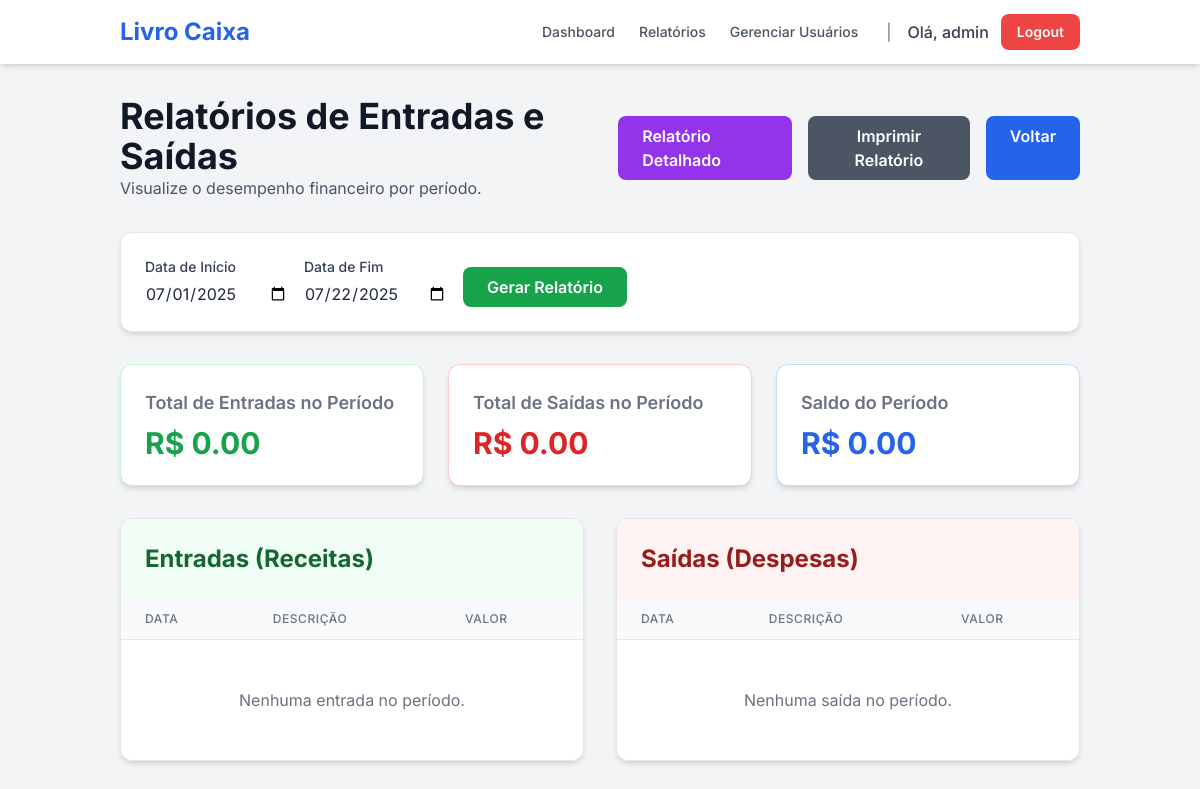
The app's page /reports (signed in), older data.
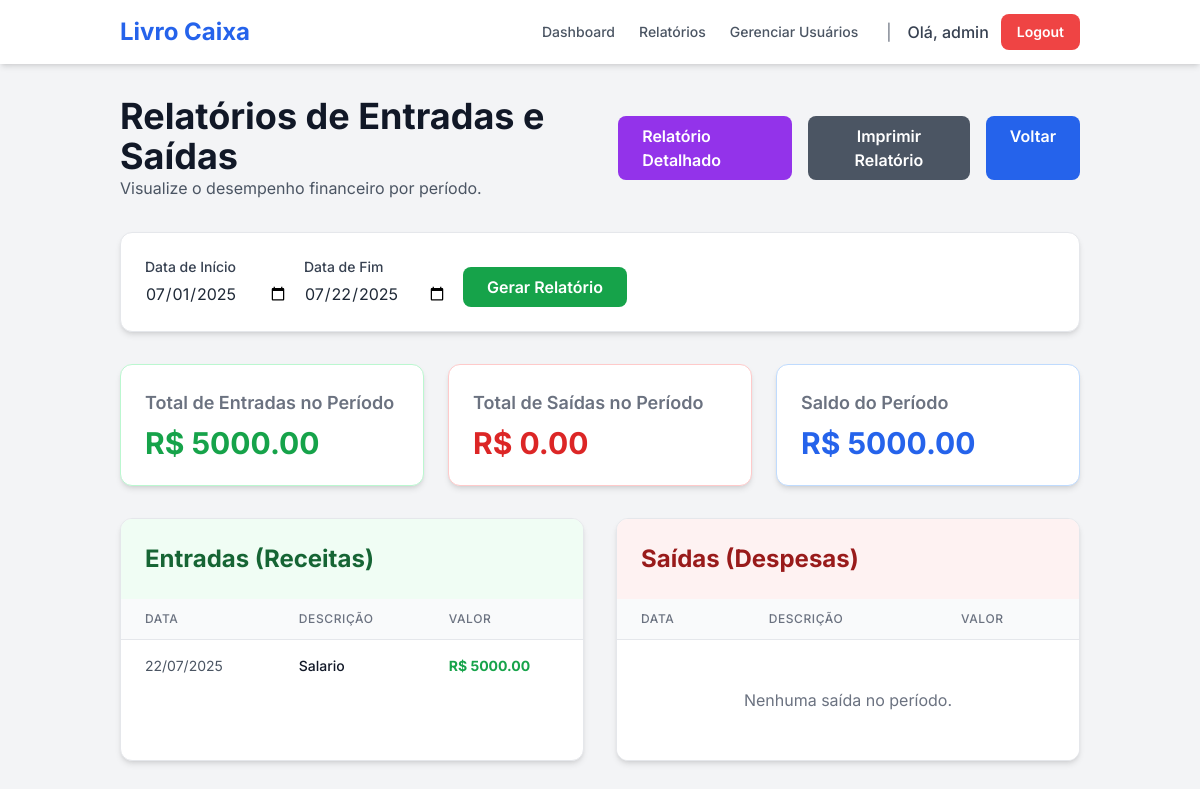
The same page, newer data.
### tables this page shows
CREATE TABLE transactions (
    id INTEGER PRIMARY KEY AUTOINCREMENT,
    user_id INTEGER NOT NULL,
    description TEXT NOT NULL,
    amount REAL NOT NULL,
    type TEXT NOT NULL, -- 'receita' ou 'despesa'
    category TEXT NOT NULL,
    date TEXT, -- Data do pagamento/recebimento
    due_date TEXT NOT NULL, -- Data de vencimento
    status TEXT NOT NULL, -- 'pago', 'recebido', 'pendente'
    client_supplier TEXT,
    FOREIGN KEY (user_id) REFERENCES users (id)
);

### app.py (the view)
@app.route('/reports', methods=['GET'])
@login_required
def reports():
    db = get_db()
    user_id = session['user_id']
    today = datetime.now()
    start_date_str = request.args.get('start_date', today.replace(day=1).strftime('%Y-%m-%d'))
    end_date_str = request.args.get('end_date', today.strftime('%Y-%m-%d'))
    start_date = parse_date(start_date_str)
    end_date = parse_date(end_date_str)
    report_transactions = []
    if start_date and end_date:
        end_date_inclusive = end_date.replace(hour=23, minute=59, second=59)
        transactions_from_db = db.execute(
            "SELECT * FROM transactions WHERE user_id = ? AND date >= ? AND date <= ?",
            (user_id, start_date_str, end_date_str)
        ).fetchall()
        for tx_row in transactions_from_db:
            tx_dict = dict(tx_row)
            tx_dict['date'] = parse_date(tx_dict['date'])
            report_transactions.append(tx_dict)
    income_transactions = [t for t in report_transactions if t['type'] == 'receita']
    expense_transactions = [t for t in report_transactions if t['type'] == 'despesa']
    total_income = sum(t['amount'] for t in income_transactions)
    total_expense = sum(t['amount'] for t in expense_transactions)
    return render_template(
        'reports.html',
        start_date=start_date_str,
        end_date=end_date_str,
        income_transactions=sorted(income_transactions, key=lambda t: t.get('date') or datetime.min),
        expense_transactions=sorted(expense_transactions, key=lambda t: t.get('date') or datetime.min),
        total_income=total_income,
        total_expense=total_expense
    )

### app.py (called while the page is built)
def get_db():
    db = getattr(g, '_database', None)
    if db is None:
        db = g._database = sqlite3.connect(DATABASE)
        db.row_factory = sqlite3.Row
    return db

@app.teardown_appcontext
def close_connection(exception):
    db = getattr(g, '_database', None)
    if db is not None:
        db.close()

def parse_date(date_val):
    if isinstance(date_val, datetime): return date_val
    if not date_val or not isinstance(date_val, str): return None
    try: return datetime.strptime(date_val, '%Y-%m-%d')
    except (ValueError, TypeError): return None

def login_required(f):
    @wraps(f)
    def decorated_function(*args, **kwargs):
        if 'user_id' not in session:
            flash("Por favor, faça login para acessar esta página.", "warning")
            return redirect(url_for('login'))
        if session['username'] not in [row['username'] for row in get_db().execute('SELECT username FROM users').fetchall()]:
            flash("Sua sessão é inválida. Por favor, faça login novamente.", "danger")
            session.clear()
            return redirect(url_for('login'))
        return f(*args, **kwargs)
    return decorated_function

### templates/reports.html (shortened to what the changed rows need)
{% extends "layout.html" %}
{% block content %}
<header class="mb-8 flex justify-between items-center">
    <div>
        <h1 class="text-4xl font-bold text-gray-900">Relatórios de Entradas e Saídas</h1>
    </div>
</header>
<section class="grid grid-cols-1 md:grid-cols-3 gap-6 mb-8">
    <div class="bg-white p-6 rounded-xl shadow-md border border-green-200">
        <h2 class="text-lg font-semibold text-gray-500 mb-2">Total de Entradas no Período</h2>
        <p class="text-3xl font-bold text-green-600">R$ {{ "%.2f"|format(total_income) }}</p>
    </div>
    <div class="bg-white p-6 rounded-xl shadow-md border border-red-200">
        <h2 class="text-lg font-semibold text-gray-500 mb-2">Total de Saídas no Período</h2>
    </div>
    <div class="bg-white p-6 rounded-xl shadow-md border border-blue-200">
        <h2 class="text-lg font-semibold text-gray-500 mb-2">Saldo do Período</h2>
        <p class="text-3xl font-bold {{ 'text-blue-600' if (total_income - total_expense) >= 0 else 'text-orange-600' }}">R$ {{ "%.2f"|format(total_income - total_expense) }}</p>
    </div>
</section>
<div class="grid grid-cols-1 lg:grid-cols-2 gap-8">
    <section class="bg-white rounded-xl shadow-md border border-gray-200 overflow-hidden">
        <div class="p-6 bg-green-50">
            <h2 class="text-2xl font-bold text-green-800">Entradas (Receitas)</h2>
        </div>
        <div class="overflow-x-auto">
            <table class="min-w-full divide-y divide-gray-200">
                <thead class="bg-gray-50">
                    <tr>
                        <th class="px-6 py-3 text-left text-xs font-medium text-gray-500 uppercase tracking-wider">Data</th>
                        <th class="px-6 py-3 text-left text-xs font-medium text-gray-500 uppercase tracking-wider">Descrição</th>
                        <th class="px-6 py-3 text-left text-xs font-medium text-gray-500 uppercase tracking-wider">Valor</th>
                    </tr>
                </thead>
                <tbody class="bg-white divide-y divide-gray-200">
                    {% for tx in income_transactions %}
                    <tr>
                        <td class="px-6 py-4 whitespace-nowrap text-sm text-gray-600">{{ tx.date.strftime('%d/%m/%Y') if tx.date else '---' }}</td>
                        <td class="px-6 py-4 whitespace-nowrap text-sm font-medium text-gray-900">{{ tx.description }}</td>
                        <td class="px-6 py-4 whitespace-nowrap text-sm font-bold text-green-600">R$ {{ "%.2f"|format(tx.amount) }}</td>
                    </tr>
                    {% else %}
                    <tr><td colspan="3" class="px-6 py-12 text-center text-gray-500">Nenhuma entrada no período.</td></tr>
                    {% endfor %}
                </tbody>
            </table>
        </div>
    </section>
    <section class="bg-white rounded-xl shadow-md border border-gray-200 overflow-hidden">
        <div class="p-6 bg-red-50">
            <h2 class="text-2xl font-bold text-red-800">Saídas (Despesas)</h2>
        </div>
        <div class="overflow-x-auto">
            <table class="min-w-full divide-y divide-gray-200">
                <thead class="bg-gray-50">
                    <tr>
                        <th class="px-6 py-3 text-left text-xs font-medium text-gray-500 uppercase tracking-wider">Data</th>
                        <th class="px-6 py-3 text-left text-xs font-medium text-gray-500 uppercase tracking-wider">Descrição</th>
                        <th class="px-6 py-3 text-left text-xs font-medium text-gray-500 uppercase tracking-wider">Valor</th>
                    </tr>
                </thead>
            </table>
        </div>
    </section>
</div>
{% endblock %}

Row changes from the older to the newer data that the page shows:
added transactions: date "22/07/2025", description "Salario", amount "5000.00"
Text that changed along with them:
{{ "%.2f"|format(total_income) }}: "0.00" → "5000.00"
{{ "%.2f"|format(total_income - total_expense) }}: "0.00" → "5000.00"
text no longer shown: "Nenhuma entrada no período."
